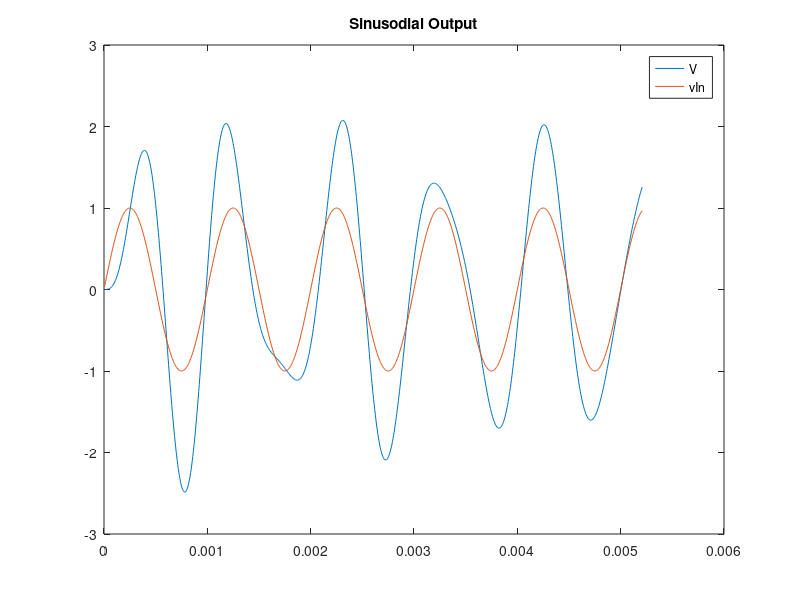

Write MATLAB code to recreate this figure.
%% Sinusodial response
vIn = ones(1,1000); 
x = zeros(2,1000);

R = 100;
L = 1*10^-1;
C = 1e-7;
f = 1000;
h = 1/192000;

for t = 1:1000
    vIn(t)=sin(2*pi*f*t*h);
    x(:,t+1) = [1 h/C ; -h/L 1-(h*R)/L ] * x(:,t) + [0;h/L]*vIn(t);

end
%soundsc(x(1,:));

%plot
figure();


v = x(1,:)';
i = x(2,:)';
plot(h*(1:t), v(1:t));
hold on;
plot(h*(1:t), vIn(1:t));
title("Sinusodial Output");
legend('V','vIn')
